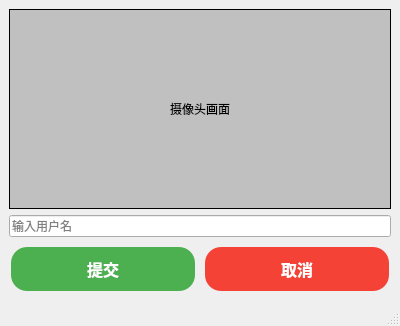
<?xml version="1.0" encoding="UTF-8"?>
<ui version="4.0">
 <class>FaceRegistrationWindow</class>
 <widget class="QMainWindow" name="FaceRegistrationWindow">
  <property name="geometry">
   <rect>
    <x>0</x>
    <y>0</y>
    <width>400</width>
    <height>300</height>
   </rect>
  </property>
  <property name="windowTitle">
   <string>人脸录入</string>
  </property>
  <widget class="QWidget" name="centralwidget">
   <layout class="QVBoxLayout" name="verticalLayout">
    <item>
     <widget class="QLabel" name="cameraLabel">
      <property name="text">
       <string>摄像头画面</string>
      </property>
      <property name="alignment">
       <set>Qt::AlignCenter</set>
      </property>
      <property name="styleSheet">
       <string notr="true">background-color: #c0c0c0; border: 1px solid #000;</string>
      </property>
      <property name="minimumSize">
       <size>
        <width>0</width>
        <height>200</height>
       </size>
      </property>
     </widget>
    </item>
    <item>
     <widget class="QLineEdit" name="usernameLineEdit">
      <property name="placeholderText">
       <string>输入用户名</string>
      </property>
     </widget>
    </item>
    <item>
     <layout class="QHBoxLayout" name="horizontalLayout">
      <item>
       <widget class="QPushButton" name="submitButton">
        <property name="text">
         <string>提交</string>
        </property>
        <property name="styleSheet">
         <string notr="true">font: bold 14px; color: white; background-color: #4CAF50; border: none; padding: 10px; text-align: center; text-decoration: none; display: inline-block; font-size: 16px; margin: 4px 2px; cursor: pointer; border-radius: 16px;</string>
        </property>
       </widget>
      </item>
      <item>
       <widget class="QPushButton" name="cancelButton">
        <property name="text">
         <string>取消</string>
        </property>
        <property name="styleSheet">
         <string notr="true">font: bold 14px; color: white; background-color: #f44336; border: none; padding: 10px; text-align: center; text-decoration: none; display: inline-block; font-size: 16px; margin: 4px 2px; cursor: pointer; border-radius: 16px;</string>
        </property>
       </widget>
      </item>
     </layout>
    </item>
   </layout>
  </widget>
  <widget class="QMenuBar" name="menubar"/>
  <widget class="QStatusBar" name="statusbar"/>
 </widget>
 <resources/>
 <connections/>
</ui>
